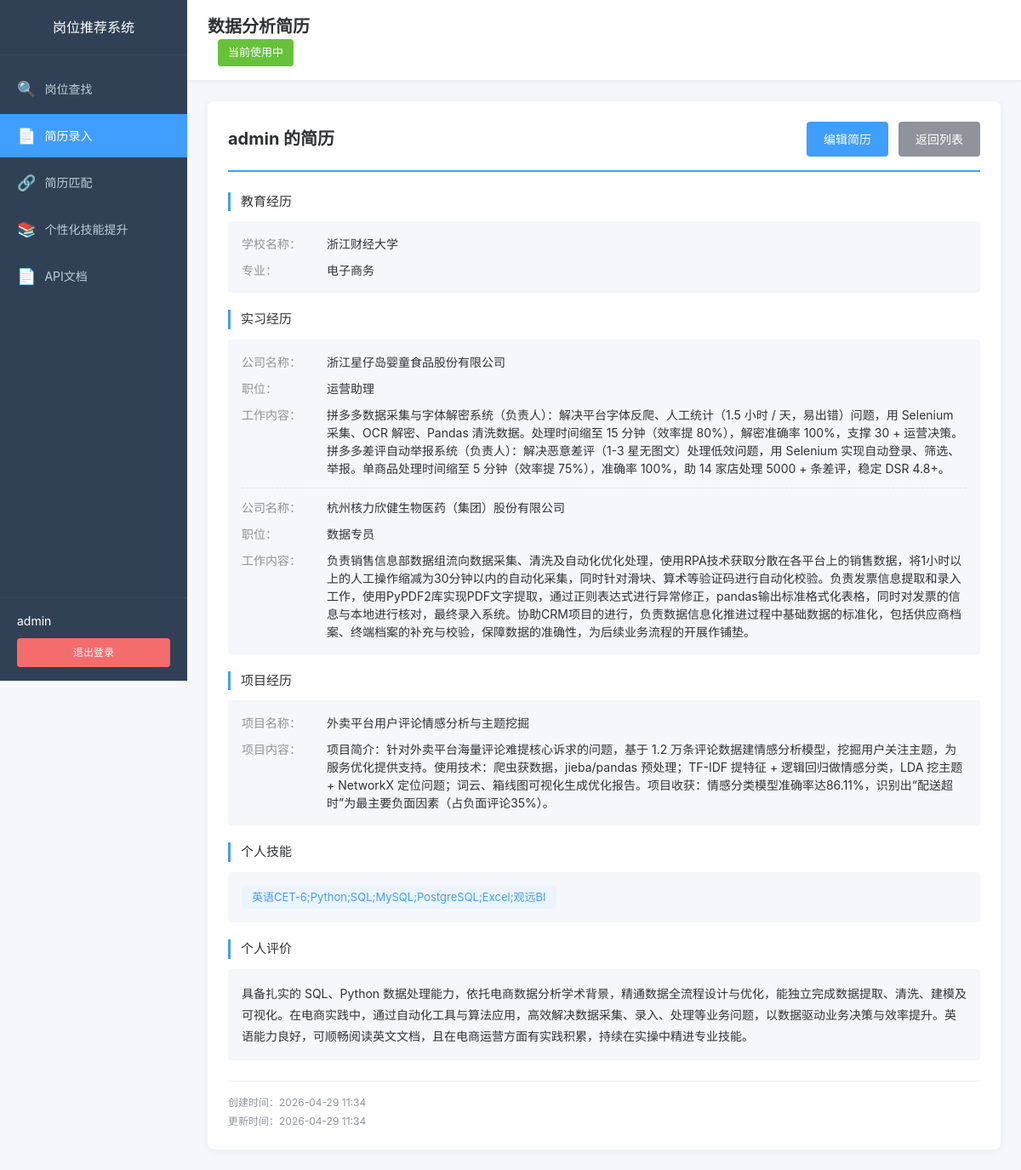
The app's page /resume/detail/1 (signed in), older data.
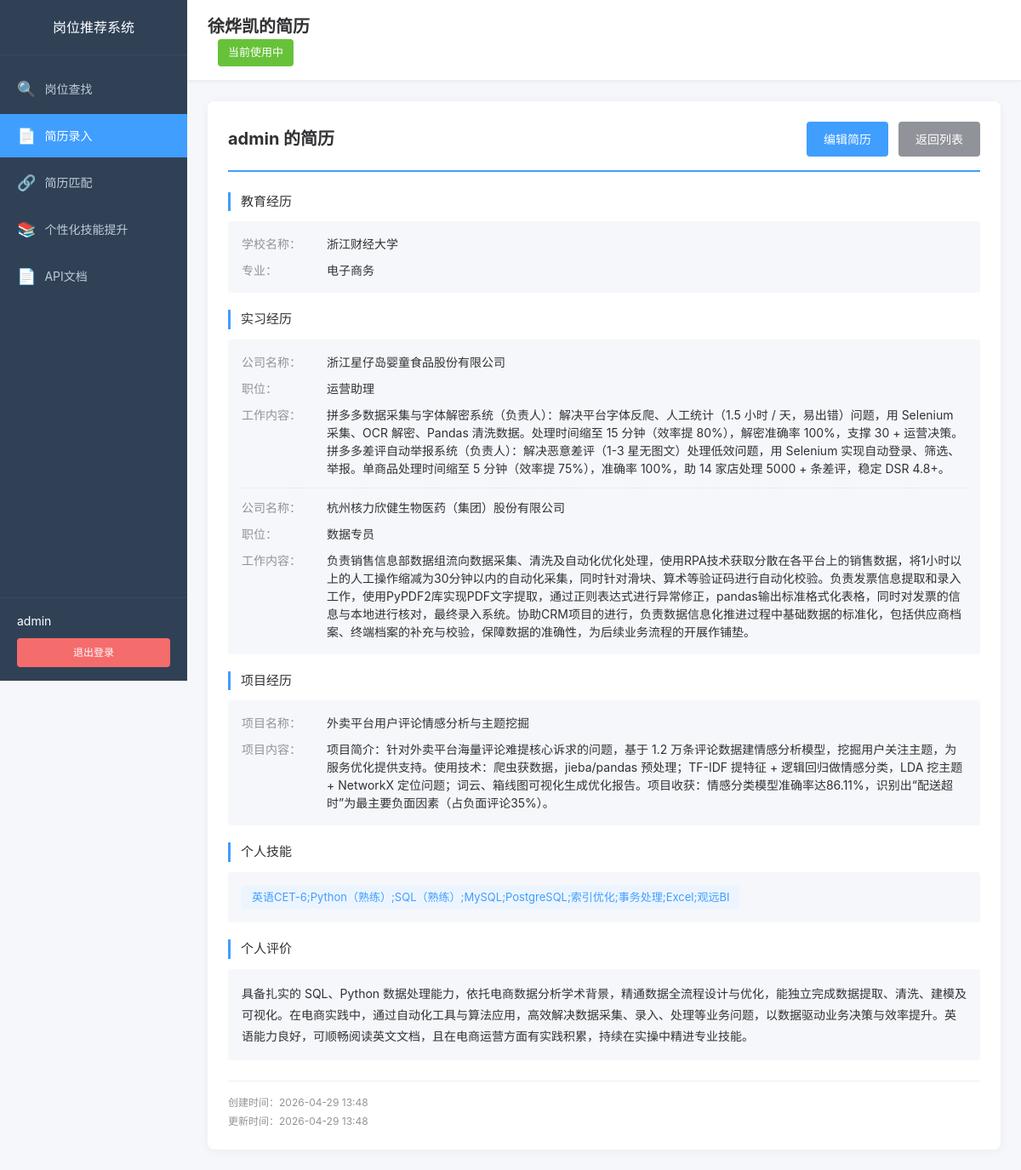
The same page, newer data.
### app/models/resume.py (models this page shows, shortened)
class Resume(db.Model):
    __tablename__ = 'resumes'
    id = db.Column(db.Integer, primary_key=True)
    user_id = db.Column(db.Integer, db.ForeignKey('users.id'), nullable=False, index=True)
    resume_name = db.Column(db.String(100), nullable=False, default='默认简历')
    is_active = db.Column(db.Boolean, default=True, nullable=False)
    education = db.Column(db.Text, nullable=True)
    internship = db.Column(db.Text, nullable=True)
    work = db.Column(db.Text, nullable=True)
    project = db.Column(db.Text, nullable=True)
    skills = db.Column(db.Text, nullable=False)
    self_evaluation = db.Column(db.Text, nullable=False)
    created_at = db.Column(db.DateTime, default=datetime.utcnow)
    updated_at = db.Column(db.DateTime, default=datetime.utcnow, onupdate=datetime.utcnow)
    user = db.relationship('User', backref=db.backref('resumes', lazy='dynamic', cascade='all, delete-orphan'))
    job_matches = db.relationship('ResumeJobMatch', backref='resume', lazy='dynamic', cascade='all, delete-orphan')
    skill_suggestions = db.relationship('SkillSuggestion', backref='resume', lazy='dynamic', cascade='all, delete-orphan')

### app/routes/resume.py (the view)
@resume.route('/detail/<int:resume_id>')
@login_required
def detail_resume(resume_id):
    resume = Resume.query.filter_by(id=resume_id, user_id=current_user.id).first()
    if not resume:
        flash('简历不存在', 'danger')
        return redirect(url_for('resume.list_resumes'))
    education_list = get_list_data(resume.education)
    internship_list = get_list_data(resume.internship)
    work_list = get_list_data(resume.work)
    project_list = get_list_data(resume.project)
    current_resume_id = get_current_resume_id()
    return render_template('resume/resume_detail.html',
                          resume=resume,
                          education_list=education_list,
                          internship_list=internship_list,
                          work_list=work_list,
                          project_list=project_list,
                          current_resume_id=current_resume_id)

### app/models/user.py (called while the page is built)
@login_manager.user_loader
def load_user(user_id: str):
    return User.query.get(int(user_id))

### app/routes/resume.py (called while the page is built, shortened)
def get_list_data(json_str):
    if not json_str:
        return []
    try:
        return json.loads(json_str)
    except:
        return []

def get_current_resume_id():
    resume_id = session.get('current_resume_id')
    if resume_id:
        resume = Resume.query.filter_by(id=resume_id, user_id=current_user.id).first()
        if resume:
            return resume_id
    active_resume = Resume.query.filter_by(user_id=current_user.id, is_active=True).first()
    if active_resume:
        session['current_resume_id'] = active_resume.id
        return active_resume.id

### app/templates/resume/resume_detail.html (shortened to what the changed rows need)
{% extends "base.html" %}
{% block extra_css %}
<link rel="stylesheet" href="{{ url_for('static', filename='css/dashboard.css') }}">
<link rel="stylesheet" href="{{ url_for('static', filename='css/resume.css') }}">
{% endblock %}
{% block content %}
<div class="app-container">
    <aside class="sidebar">
        <div class="sidebar-header">
            <h2>岗位推荐系统</h2>
        </div>
    </aside>
    <main class="main-content">
        <header class="main-header">
            <h1>{{ resume.resume_name }}</h1>
            {% if resume.id == current_resume_id %}
            <span class="current-badge-header">当前使用中</span>
            {% endif %}
        </header>
        <div class="content-wrapper">
            <div class="resume-detail-container">
                <div class="resume-header">
                    <h2>{{ current_user.nickname or current_user.username }} 的简历</h2>
                </div>
                <div class="resume-section">
                    <div class="section-content">
                        <div class="skills-tags">
                            {% for skill in resume.skills.replace('、', ',').replace('，', ',').split(',') if skill.strip() %}
                            <span class="skill-tag">{{ skill.strip() }}</span>
                            {% endfor %}
                        </div>
                    </div>
                </div>
                <div class="resume-section">
                    <div class="section-content">
                        <p class="evaluation-text">{{ resume.self_evaluation }}</p>
                    </div>
                </div>
                <div class="resume-meta">
                    <p>创建时间：{{ resume.created_at.strftime('%Y-%m-%d %H:%M') if resume.created_at else '-' }}</p>
                    <p>更新时间：{{ resume.updated_at.strftime('%Y-%m-%d %H:%M') if resume.updated_at else '-' }}</p>
                </div>
            </div>
        </div>
    </main>
</div>
{% endblock %}

Row changes from the older to the newer data that the page shows:
removed Resume: resume_name "数据分析简历", strip "英语CET-6;Python;SQL;MySQL;PostgreSQL;Excel;观远BI", self_evaluation "具备扎实的 SQL、Python 数据处理能力，依托电商数据分析学术背景，精通数据全流程设计与优化，能独立完成数据提取、清洗、建模及可视化。在电商实践中，通过自动化工具与算法应用，高效解决数据采集、录入、处理等业务问题，以数据驱动业务决策与效率提升。英语能力良好，可顺畅阅读英文文档，且在电商运营方面有实践积累，持续在实操中精进专业技能。", created_at "2026-04-29 11:34", updated_at "2026-04-29 11:34"
added Resume: resume_name "徐烨凯的简历", strip "英语CET-6;Python（熟练）;SQL（熟练）;MySQL;PostgreSQL;索引优化;事务处理;Excel;观远BI", self_evaluation "具备扎实的 SQL、Python 数据处理能力，依托电商数据分析学术背景，精通数据全流程设计与优化，能独立完成数据提取、清洗、建模及可视化。在电商实践中，通过自动化工具与算法应用，高效解决数据采集、录入、处理等业务问题，以数据驱动业务决策与效率提升。英语能力良好，可顺畅阅读英文文档，且在电商运营方面有实践积累，持续在实操中精进专业技能。", created_at "2026-04-29 13:48", updated_at "2026-04-29 13:48"
